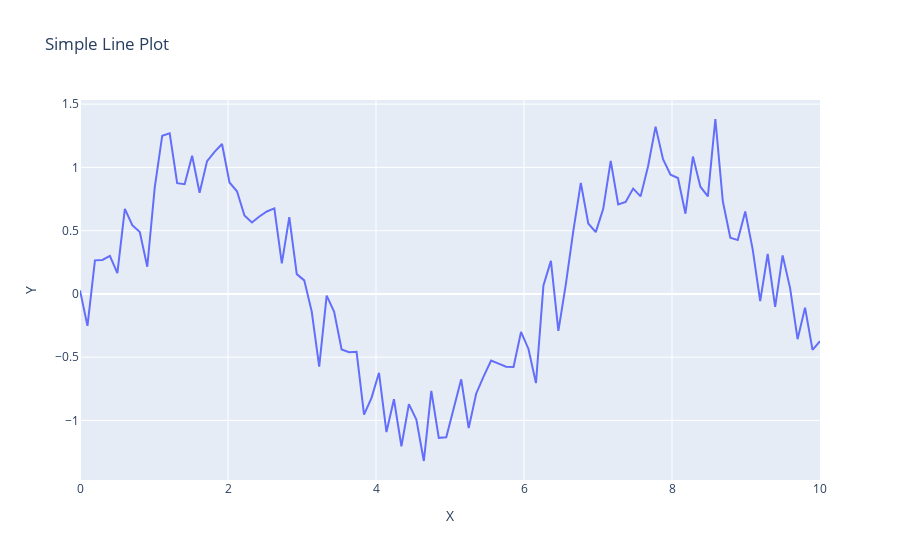

The cell this chart's notebook holds for it:
### Code cell
import plotly.graph_objects as go
import numpy as np

# Generate random data
x = np.linspace(0, 10, 100)
y = np.sin(x) + np.random.randn(100) * 0.2

# Create the Plotly figure
fig = go.Figure(data=go.Scatter(x=x, y=y, mode='lines'))

# Set the title and labels
fig.update_layout(title='Simple Line Plot', xaxis_title='X', yaxis_title='Y')

# Show the plot
fig.show()
